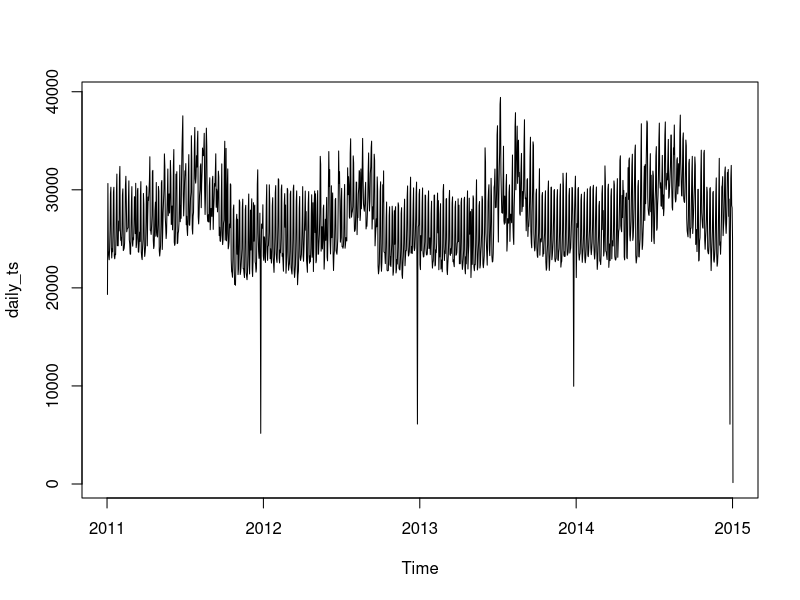
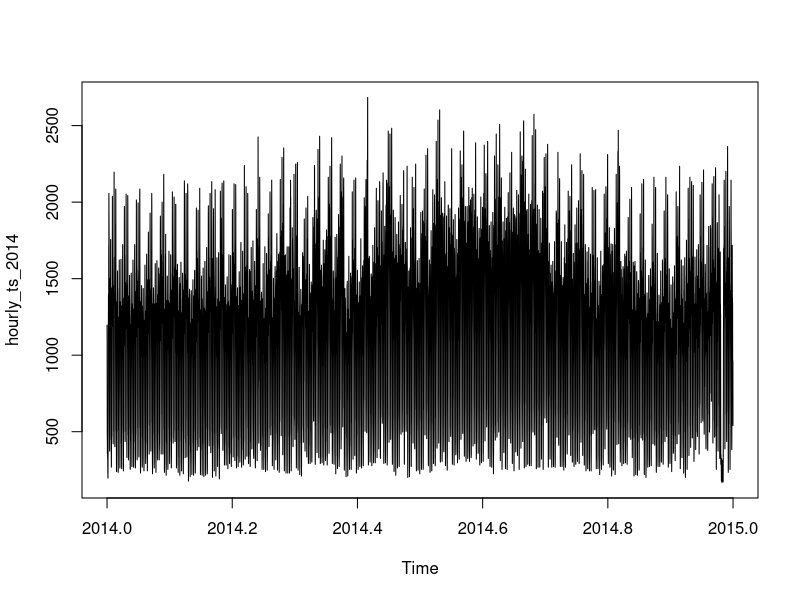
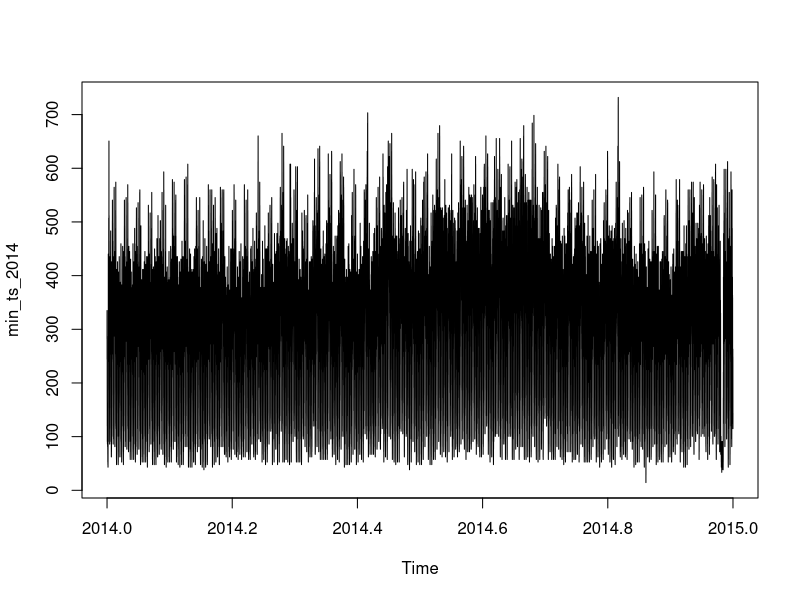

Write the R code that produced these figures, in order. (Note: this script raises an error after producing the figures.)

library(xts)
library(forecast)
library(tseries)

#getwd()

setwd('C:/Users/Meghashyam/Desktop')

#Loading daily, hourly and 15minute interval data
data_daily <- read.csv("dayWithDate.csv", na.strings=c("","NA"), header = FALSE)
data_hourly <- read.csv("hourly.csv", na.strings=c("","NA"), header = FALSE)
data_min <- read.csv("15minutes.csv", na.strings=c("","NA"), header = FALSE)


# Taking just the 2014 data
data_hourly_2014 <- data_hourly[26296:35061,,]
data_min_2014 <- data_min[105181:140244,]

#converting the data to vectors
data_daily <- data_daily[,2]
data_hourly <- data_hourly[,1]
data_min <- data_min[,1]





# converting the data to time series
daily_ts <- ts(as.vector(data_daily), start=c(2011,1) , frequency=365.25)
hourly_ts <- ts(as.vector(data_hourly), start=c(2011,1), frequency=8766)
min_ts <- ts(as.vector(data_min), start=c(2011,1), frequency=35064)


hourly_ts_2014 <- ts(as.vector(data_hourly_2014), start=c(2014,1), frequency=8766)
min_ts_2014 <- ts(as.vector(data_min_2014), start=c(2014,1), frequency=35064)
  
plot.ts(daily_ts)
plot.ts(hourly_ts_2014)
plot.ts(min_ts_2014)

#test for stationarity
adf.test(daily_ts)
#adf.test(hourly_ts)
#adf.test(min_ts)
adf.test(hourly_ts_2014)
adf.test(min_ts_2014)

#identifying auto-correlation
acf(daily_ts, lag.max = 25)
pacf(daily_ts, lag.max = 25)


acf(hourly_ts_2014, lag.max = 50)
pacf(hourly_ts_2014, lag.max = 50)


acf(min_ts_2014, lag.max = 96)
pacf(min_ts_2014, lag.max = 96)



plot(stl(daily_ts,s.window="periodic"))
plot(stl(hourly_ts,s.window="periodic"))
plot(stl(min_ts,s.window="periodic"))



# Using Auto.Arima
daily_res = auto.arima(daily_ts, stepwise = F, approximation = F)
#hourly_res = auto.arima(hourly_ts, stepwise = F, approximation = F)
#min_res= auto.arima(min_ts, stepwise = F, approximation = F)

hourly_res_2014 = auto.arima(hourly_ts_2014, stepwise = F, approximation = F )
min_res_2014 = auto.arima(min_ts_2014, stepwise = F, approximation = F )

#Auto.Arima results - Daily
daily_res
mean(100*abs(fitted(daily_res) - daily_ts)/daily_ts)

#Auto.Arima results - Hourly - 2014
hourly_res_2014
mean(100*abs(fitted(hourly_res_2014) - hourly_ts_2014)/hourly_ts_2014)

#Auto.Arima results - 15 minutes - 2014
min_res_2014
mean(100*abs(fitted(min_res_2014) - min_ts_2014)/min_ts_2014)


# Your Arima error - daily
ar <- Arima(daily_ts,order=c(4,0,7))
mean(100*abs(fitted(ar) - daily_ts)/daily_ts)
summary(ar)


# Your Arima error - hourly 2014
ar <- Arima(hourly_ts_2014,order=c(10,1,11))
mean(100*abs(fitted(ar) - hourly_ts_2014)/hourly_ts_2014)
summary(ar)



# Your Arima error - min 2014
#ar <- Arima(min_ts_2014,order=c(3,1,7))
#mean(100*abs(fitted(ar) - min_ts_2014)/min_ts_2014)
#summary(ar)




